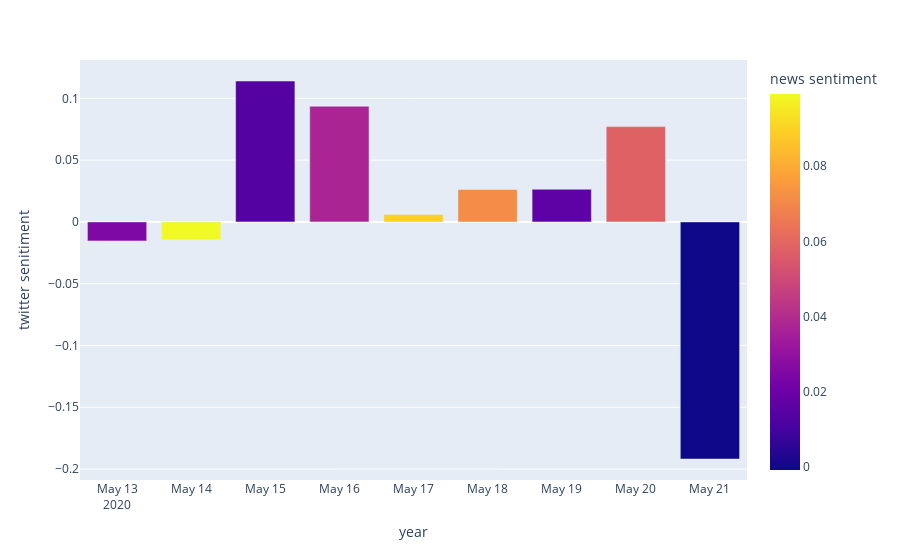

The code cell stored with this chart in its notebook:
### Code cell
import plotly.express as px
y = twitter_df_avgSent["score"]
x = twitter_df_avgSent.index
news_sentiment = news_df_avgSent["score"]

fig = px.bar(x=x, y=y,
             color=news_sentiment,
             labels={'color':'news sentiment', "y":"twitter senitiment", "x":"year", "hover_data_0":"twitter_sentiment"})
fig.show()

### Figure 1 — Plotly figure (JSON) as saved in the notebook; plotly's stock layout.template omitted (floating-point values rounded to 4 significant figures)
{"data": [{"alignmentgroup": "True", "hovertemplate": "year=%{x}<br>twitter senitiment=%{y}<br>news sentiment=%{marker.color}<extra></extra>", "legendgroup": "", "marker": {"color": [0.02505, 0.09926, 0.01381, 0.03703, 0.08933, 0.07168, 0.01598, 0.05792, -0.0009214], "coloraxis": "coloraxis"}, "name": "", "offsetgroup": "", "orientation": "v", "showlegend": false, "textposition": "auto", "type": "bar", "x": ["2020-05-13", "2020-05-14", "2020-05-15", "2020-05-16", "2020-05-17", "2020-05-18", "2020-05-19", "2020-05-20", "2020-05-21"], "xaxis": "x", "y": [-0.01538, -0.01442, 0.114, 0.0936, 0.006041, 0.02627, 0.02644, 0.07712, -0.1919], "yaxis": "y"}], "layout": {"barmode": "relative", "coloraxis": {"colorbar": {"title": {"text": "news sentiment"}}, "colorscale": [[0, "#0d0887"], [0.1111, "#46039f"], [0.2222, "#7201a8"], [0.3333, "#9c179e"], [0.4444, "#bd3786"], [0.5556, "#d8576b"], [0.6667, "#ed7953"], [0.7778, "#fb9f3a"], [0.8889, "#fdca26"], [1, "#f0f921"]]}, "legend": {"tracegroupgap": 0}, "margin": {"t": 60}, "xaxis": {"anchor": "y", "domain": [0, 1], "title": {"text": "year"}}, "yaxis": {"anchor": "x", "domain": [0, 1], "title": {"text": "twitter senitiment"}}}}
